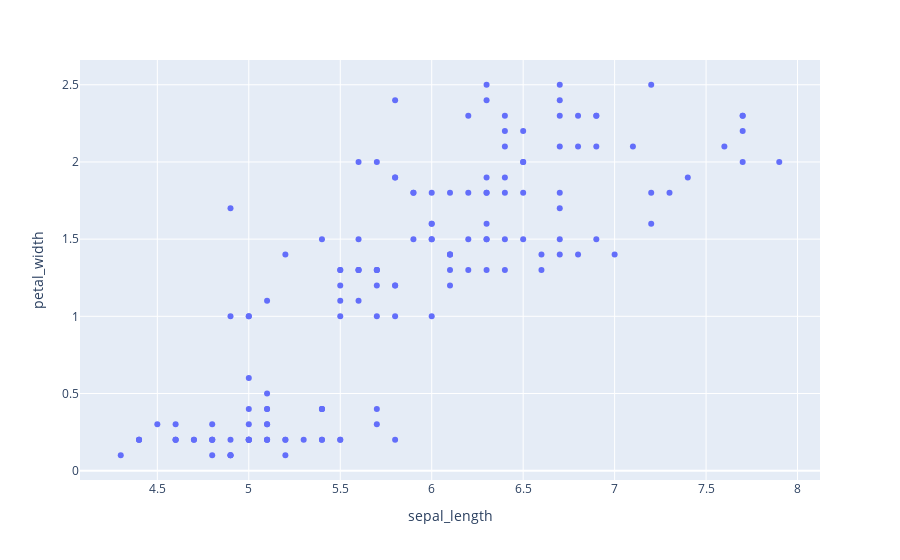

The cell this chart's notebook holds for it:
### Markdown cell above
### Scatter Plot

### Code cell
import plotly.express as px 
 
# using the iris dataset
df = px.data.iris() 
 
# plotting the scatter chart
fig = px.scatter(df, x="sepal_length", y="petal_width")
 
# showing the plot
fig.show()

### Figure 1 — Plotly figure (JSON) as saved in the notebook; plotly's stock layout.template omitted (floating-point values rounded to 4 significant figures; data arrays with more than 128 entries replaced by an {"elided": "..."} marker saying what was removed)
{"data": [{"hovertemplate": "sepal_length=%{x}<br>petal_width=%{y}<extra></extra>", "legendgroup": "", "marker": {"color": "#636efa", "symbol": "circle"}, "mode": "markers", "name": "", "orientation": "v", "showlegend": false, "type": "scatter", "x": {"elided": "150 float values"}, "xaxis": "x", "y": {"elided": "150 float values"}, "yaxis": "y"}], "layout": {"legend": {"tracegroupgap": 0}, "margin": {"t": 60}, "xaxis": {"anchor": "y", "domain": [0, 1], "title": {"text": "sepal_length"}}, "yaxis": {"anchor": "x", "domain": [0, 1], "title": {"text": "petal_width"}}}}
